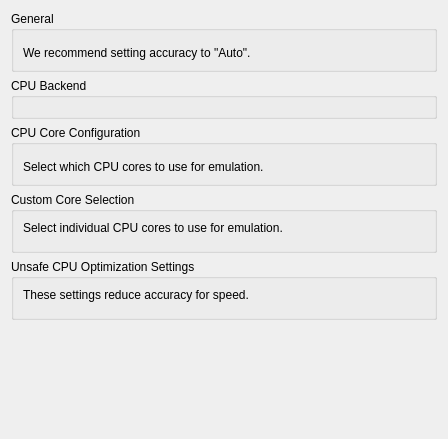
<?xml version="1.0" encoding="UTF-8"?>
<ui version="4.0">
 <class>ConfigureCpu</class>
 <widget class="QWidget" name="ConfigureCpu">
  <property name="geometry">
   <rect>
    <x>0</x>
    <y>0</y>
    <width>448</width>
    <height>439</height>
   </rect>
  </property>
  <property name="windowTitle">
   <string>Form</string>
  </property>
  <property name="accessibleName">
   <string>CPU</string>
  </property>
  <layout class="QVBoxLayout" name="vboxlayout_2" stretch="0">
   <item>
    <layout class="QVBoxLayout" name="vboxlayout">
     <property name="bottomMargin">
      <number>0</number>
     </property>
     <item>
      <widget class="QGroupBox" name="groupBox">
       <property name="title">
        <string>General</string>
       </property>
       <layout class="QVBoxLayout" name="general_layout">
        <item>
         <widget class="QWidget" name="widget_accuracy" native="true">
          <layout class="QVBoxLayout" name="verticalLayout">
           <property name="leftMargin">
            <number>0</number>
           </property>
           <property name="topMargin">
            <number>0</number>
           </property>
           <property name="rightMargin">
            <number>0</number>
           </property>
           <property name="bottomMargin">
            <number>0</number>
           </property>
          </layout>
         </widget>
        </item>
        <item>
         <widget class="QLabel" name="label_recommended_accuracy">
          <property name="text">
           <string>We recommend setting accuracy to &quot;Auto&quot;.</string>
          </property>
          <property name="wordWrap">
           <bool>false</bool>
          </property>
         </widget>
        </item>
       </layout>
      </widget>
     </item>
     <item>
      <widget class="QGroupBox" name="backend_group">
       <property name="visible">
        <bool>false</bool>
       </property>
       <property name="title">
        <string>CPU Backend</string>
       </property>
       <layout class="QVBoxLayout">
        <item>
         <widget class="QWidget" name="widget_backend" native="true">
          <layout class="QVBoxLayout" name="verticalLayout1">
           <property name="leftMargin">
            <number>0</number>
           </property>
           <property name="topMargin">
            <number>0</number>
           </property>
           <property name="rightMargin">
            <number>0</number>
           </property>
           <property name="bottomMargin">
            <number>0</number>
           </property>
          </layout>
         </widget>
        </item>
       </layout>
      </widget>
     </item>
     <item>
      <widget class="QGroupBox" name="core_config_group">
       <property name="title">
        <string>CPU Core Configuration</string>
       </property>
       <layout class="QVBoxLayout">
        <item>
         <widget class="QWidget" name="widget_core_config" native="true">
          <layout class="QVBoxLayout" name="core_config_layout">
           <property name="leftMargin">
            <number>0</number>
           </property>
           <property name="topMargin">
            <number>0</number>
           </property>
           <property name="rightMargin">
            <number>0</number>
           </property>
           <property name="bottomMargin">
            <number>0</number>
           </property>
          </layout>
         </widget>
        </item>
        <item>
         <widget class="QLabel" name="label_core_config_description">
          <property name="text">
           <string>Select which CPU cores to use for emulation.</string>
          </property>
          <property name="wordWrap">
           <bool>true</bool>
          </property>
         </widget>
        </item>
       </layout>
      </widget>
     </item>
     <item>
      <widget class="QGroupBox" name="custom_core_group">
       <property name="title">
        <string>Custom Core Selection</string>
       </property>
       <property name="visible">
        <bool>false</bool>
       </property>
       <layout class="QVBoxLayout">
        <item>
         <widget class="QLabel" name="label_custom_core_description">
          <property name="text">
           <string>Select individual CPU cores to use for emulation.</string>
          </property>
          <property name="wordWrap">
           <bool>true</bool>
          </property>
         </widget>
        </item>
        <item>
         <widget class="QWidget" name="custom_core_widget" native="true">
          <layout class="QVBoxLayout" name="custom_core_layout">
           <property name="leftMargin">
            <number>0</number>
           </property>
           <property name="topMargin">
            <number>0</number>
           </property>
           <property name="rightMargin">
            <number>0</number>
           </property>
           <property name="bottomMargin">
            <number>0</number>
           </property>
          </layout>
         </widget>
        </item>
       </layout>
      </widget>
     </item>
     <item>
      <widget class="QGroupBox" name="unsafe_group">
       <property name="title">
        <string>Unsafe CPU Optimization Settings</string>
       </property>
       <layout class="QVBoxLayout">
        <item>
         <widget class="QLabel" name="label_accuracy_description">
          <property name="text">
           <string>These settings reduce accuracy for speed.</string>
          </property>
          <property name="wordWrap">
           <bool>false</bool>
          </property>
         </widget>
        </item>
        <item>
         <widget class="QWidget" name="unsafe_widget" native="true">
          <layout class="QVBoxLayout" name="unsafe_layout">
           <property name="leftMargin">
            <number>0</number>
           </property>
           <property name="topMargin">
            <number>0</number>
           </property>
           <property name="rightMargin">
            <number>0</number>
           </property>
           <property name="bottomMargin">
            <number>0</number>
           </property>
          </layout>
         </widget>
        </item>
       </layout>
      </widget>
     </item>
     <item>
      <spacer name="verticalSpacer">
       <property name="orientation">
        <enum>Qt::Orientation::Vertical</enum>
       </property>
       <property name="sizeType">
        <enum>QSizePolicy::Policy::Expanding</enum>
       </property>
       <property name="sizeHint" stdset="0">
        <size>
         <width>20</width>
         <height>40</height>
        </size>
       </property>
      </spacer>
     </item>
    </layout>
   </item>
  </layout>
 </widget>
 <resources/>
 <connections/>
</ui>
